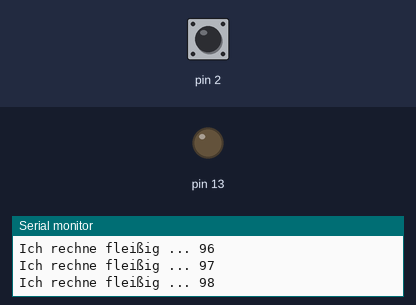
Simulated run of this sketch. Board: Arduino Uno, built with avr-gcc and run on an emulated ATmega328P. Parts: output pins drawn as LEDs (lit = HIGH), the last lines printed to the serial monitor. Inputs (shaded band) come from the test bench; at power-on: pin 2 HIGH.

Above: at 5.0 s.
5.1 s: pin 2 pulled LOW for 0.15 s
At 6.5 s:
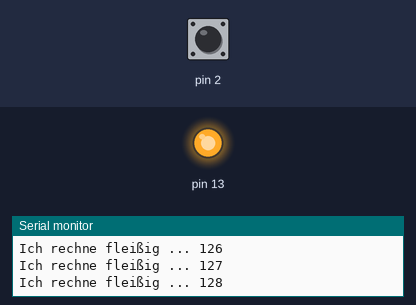
Timing chart, 0 to 8.1 s (numbered marks = the images above; inputs shaded):
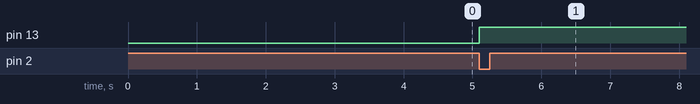

Measured:
- after the input at 5.1 s, pin 13: LOW → HIGH at once

The sketch:

ExternalInterrupt.ino
```cpp
#define F_CPU 16000000UL

#include <avr/io.h>
#include <avr/interrupt.h>

ISR(INT0_vect) {
  // Interrupt Service Routine für INT0
  PORTB |= (1 << PB5);
  Serial.print("Here!");
}

int main (void) {
   Serial.begin(9600);
   DDRB |= (1 << PB5);
   DDRD &= ~(1 << DDD2);
   PORTD |= (1 << PORTD2);
   EIMSK |= ( 1 << INT0);
   EICRA |= ( 1 << ISC01);
   sei();

   int i = 0;
   while (1) {
      Serial.print("Ich rechne fleißig ... ");
      Serial.println(i++);
      _delay_ms(50);
   }
   return 0;
}
```
